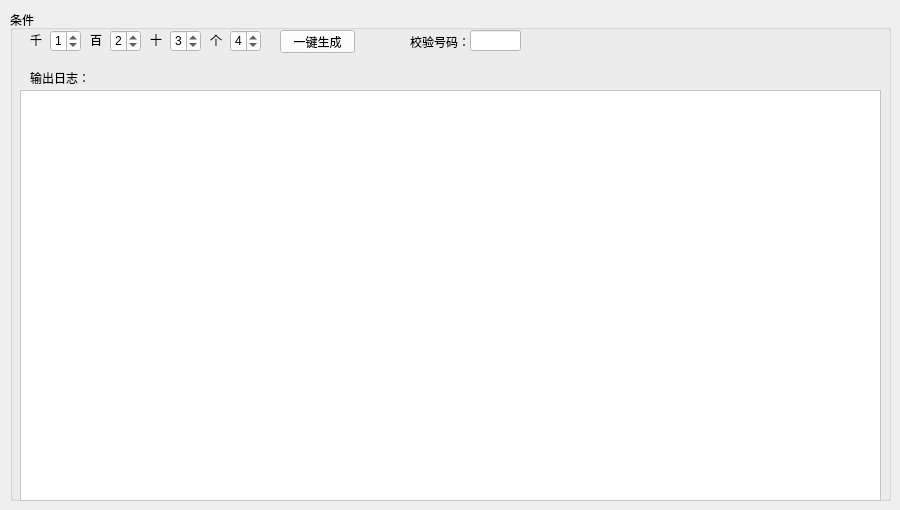
    <widget class="QWidget" name="tab_6">
     <attribute name="title">
      <string>一键生成</string>
     </attribute>
     <widget class="QGroupBox" name="groupBox_3">
      <property name="geometry">
       <rect>
        <x>10</x>
        <y>10</y>
        <width>881</width>
        <height>491</height>
       </rect>
      </property>
      <property name="title">
       <string>条件</string>
      </property>
      <widget class="QSpinBox" name="t6_bai_sb">
       <property name="geometry">
        <rect>
         <x>100</x>
         <y>20</y>
         <width>31</width>
         <height>22</height>
        </rect>
       </property>
       <property name="styleSheet">
        <string notr="true">background-color: rgb(255, 255, 255);</string>
       </property>
       <property name="value">
        <number>2</number>
       </property>
      </widget>
      <widget class="QSpinBox" name="t6_shi_sb">
       <property name="geometry">
        <rect>
         <x>160</x>
         <y>20</y>
         <width>31</width>
         <height>22</height>
        </rect>
       </property>
       <property name="styleSheet">
        <string notr="true">background-color: rgb(255, 255, 255);</string>
       </property>
       <property name="value">
        <number>3</number>
       </property>
      </widget>
      <widget class="QLabel" name="label_56">
       <property name="geometry">
        <rect>
         <x>80</x>
         <y>20</y>
         <width>21</width>
         <height>20</height>
        </rect>
       </property>
       <property name="text">
        <string>百</string>
       </property>
      </widget>
      <widget class="QSpinBox" name="t6_qian_sb">
       <property name="geometry">
        <rect>
         <x>40</x>
         <y>20</y>
         <width>31</width>
         <height>22</height>
        </rect>
       </property>
       <property name="styleSheet">
        <string notr="true">background-color: rgb(255, 255, 255);</string>
       </property>
       <property name="value">
        <number>1</number>
       </property>
      </widget>
      <widget class="QLabel" name="label_57">
       <property name="geometry">
        <rect>
         <x>140</x>
         <y>20</y>
         <width>21</width>
         <height>20</height>
        </rect>
       </property>
       <property name="text">
        <string>十</string>
       </property>
      </widget>
      <widget class="QLabel" name="label_58">
       <property name="geometry">
        <rect>
         <x>20</x>
         <y>20</y>
         <width>21</width>
         <height>20</height>
        </rect>
       </property>
       <property name="text">
        <string>千</string>
       </property>
      </widget>
      <widget class="QSpinBox" name="t6_ge_sb">
       <property name="geometry">
        <rect>
         <x>220</x>
         <y>20</y>
         <width>31</width>
         <height>22</height>
        </rect>
       </property>
       <property name="styleSheet">
        <string notr="true">background-color: rgb(255, 255, 255);</string>
       </property>
       <property name="value">
        <number>4</number>
       </property>
      </widget>
      <widget class="QLabel" name="label_59">
       <property name="geometry">
        <rect>
         <x>200</x>
         <y>20</y>
         <width>21</width>
         <height>20</height>
        </rect>
       </property>
       <property name="text">
        <string>个</string>
       </property>
      </widget>
      <widget class="QPushButton" name="t6_execute_btn">
       <property name="geometry">
        <rect>
         <x>270</x>
         <y>20</y>
         <width>75</width>
         <height>23</height>
        </rect>
       </property>
       <property name="styleSheet">
        <string notr="true">background-color: rgb(255, 255, 255);</string>
       </property>
       <property name="text">
        <string>一键生成</string>
       </property>
      </widget>
      <widget class="QTextBrowser" name="t6_log_pte">
       <property name="geometry">
        <rect>
         <x>10</x>
         <y>80</y>
         <width>861</width>
         <height>411</height>
        </rect>
       </property>
       <property name="styleSheet">
        <string notr="true">background-color: rgb(255, 255, 255);</string>
       </property>
      </widget>
      <widget class="QLabel" name="label_60">
       <property name="geometry">
        <rect>
         <x>20</x>
         <y>60</y>
         <width>61</width>
         <height>16</height>
        </rect>
       </property>
       <property name="text">
        <string>输出日志：</string>
       </property>
      </widget>
      <widget class="QLineEdit" name="t6_chknum_le">
       <property name="geometry">
        <rect>
         <x>460</x>
         <y>20</y>
         <width>51</width>
         <height>21</height>
        </rect>
       </property>
       <property name="font">
        <font>
         <weight>75</weight>
         <bold>true</bold>
        </font>
       </property>
       <property name="styleSheet">
        <string notr="true">background-color: rgb(255, 255, 255);
color: rgb(255, 0, 0);</string>
       </property>
       <property name="alignment">
        <set>Qt::AlignCenter</set>
       </property>
      </widget>
      <widget class="QLabel" name="label_62">
       <property name="geometry">
        <rect>
         <x>400</x>
         <y>22</y>
         <width>61</width>
         <height>20</height>
        </rect>
       </property>
       <property name="text">
        <string>校验号码：</string>
       </property>
      </widget>
     </widget>
    </widget>
